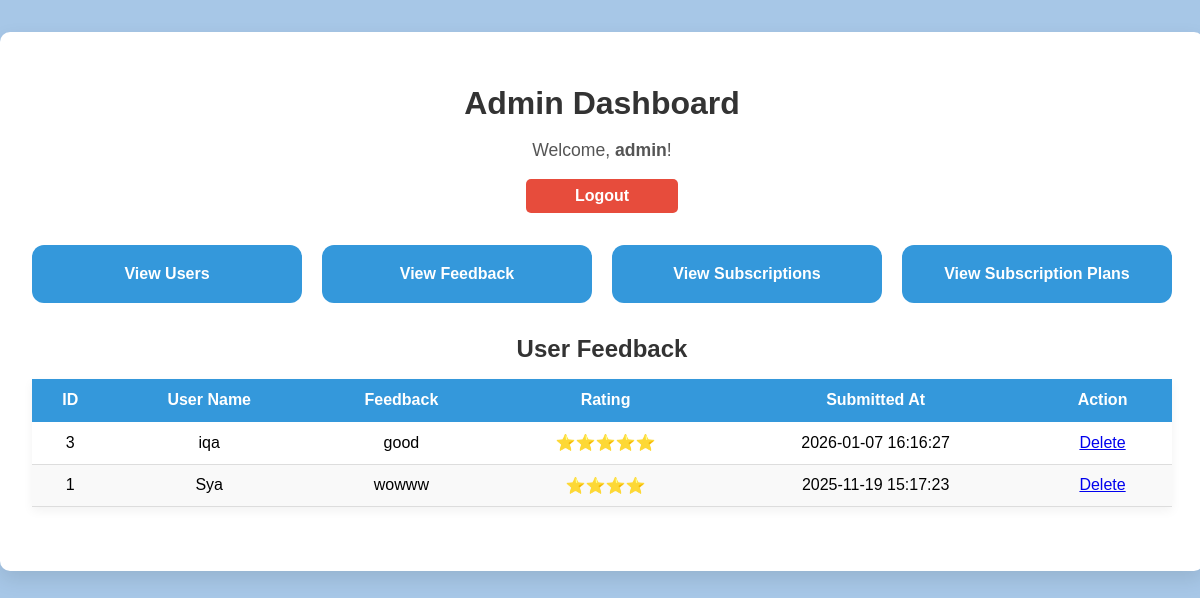
Page /admin_dashboard.php?view=feedback (signed in) on the committed database.
### tables this page shows
CREATE TABLE `feedback` (
  `feedbackID` int(11) NOT NULL,
  `userID` int(11) NOT NULL,
  `feedbackText` text NOT NULL,
  `rating` int(11) NOT NULL CHECK (`rating` between 1 and 5),
  `created_at` datetime DEFAULT current_timestamp()
);

CREATE TABLE `user` (
  `idUser` int(11) NOT NULL,
  `name` varchar(255) NOT NULL,
  `email` varchar(255) NOT NULL,
  `username` varchar(255) NOT NULL,
  `password` varchar(255) NOT NULL
);

### admin_dashboard.php (the view, shortened to what this page needs)
<?php
include('db.php');
$view = $_GET['view'] ?? 'users';
if ($view === 'feedback') {
    $feedbackQuery = "
        SELECT f.feedbackID, u.name AS userName, f.feedbackText, f.rating, f.created_at
        FROM feedback f
        LEFT JOIN user u ON f.userID = u.idUser
        ORDER BY f.feedbackID DESC
    ";
    $feedbackResult = mysqli_query($conn, $feedbackQuery);
}
?>
<!DOCTYPE html>
<html lang="en">
<head>
<link rel="stylesheet" href="admin.css">
</head>
<body>
<div class="dashboard-container">
    <h1>Admin Dashboard</h1>
    <p style="text-align:center;">Welcome, <strong><?php echo $_SESSION['admin']; ?></strong>!</p>
    <a href="logoutadmin.php" class="logout-btn">Logout</a>
    <div class="dashboard-cards">
        <div class="dashboard-card" onclick="window.location='admin_dashboard.php?view=users'">View Users</div>
        <div class="dashboard-card" onclick="window.location='admin_dashboard.php?view=feedback'">View Feedback</div>
        <div class="dashboard-card" onclick="window.location='admin_dashboard.php?view=subscriptions'">View Subscriptions</div>
        <div class="dashboard-card" onclick="window.location='admin_dashboard.php?view=subsplan'">View Subscription Plans</div>
    </div>
    <?php if ($view === 'feedback'): ?>
        <h2>User Feedback</h2>
        <table>
            <thead>
                <tr>
                    <th>ID</th>
                    <th>User Name</th>
                    <th>Feedback</th>
                    <th>Rating</th>
                    <th>Submitted At</th>
                    <th>Action</th>
                </tr>
            </thead>
            <tbody>
            <?php while ($row = mysqli_fetch_assoc($feedbackResult)) { ?>
                <tr>
                    <td><?php echo $row['feedbackID']; ?></td>
                    <td><?php echo htmlspecialchars($row['userName']); ?></td>
                    <td><?php echo htmlspecialchars($row['feedbackText']); ?></td>
                    <td><?php echo str_repeat('⭐', $row['rating']); ?></td>
                    <td><?php echo $row['created_at']; ?></td>
                    <td>
                        <a href="admin_dashboard.php?view=feedback&deleteFeedback=<?php echo $row['feedbackID']; ?>" onclick="return confirm('Delete this feedback?');">Delete</a>
                    </td>
                </tr>
            <?php } ?>
            </tbody>
        </table>
    <?php endif; ?>
</div>
</body>
</html>

### admin.css (style rules this page uses)
body { font-family: Arial, Helvetica, sans-serif; background-color: #A7C7E7; margin: 0; padding: 0; }
.dashboard-container { width: 95%; max-width: 1200px; margin: 2rem auto; padding: 2rem; background-color: #fff; border-radius: 10px; box-shadow: 0 8px 20px rgba(0,0,0,0.1); }
h1, h2 { text-align: center; color: #333; margin-bottom: 1rem; }
p { text-align: center; font-size: 1.1rem; color: #555; }
.logout-btn { display: block; width: 120px; margin: 0 auto 2rem auto; padding: 0.5rem 1rem; background-color: #e74c3c; color: white; text-align: center; text-decoration: none; border-radius: 5px; font-weight: bold; transition: background-color 0.3s; }
table { width: 100%; border-collapse: collapse; margin-bottom: 2rem; box-shadow: 0 4px 10px rgba(0,0,0,0.05); }
thead { background-color: #3498db; color: #fff; }
thead th { padding: 0.8rem; text-align: center; }
tbody td { padding: 0.7rem; text-align: center; border-bottom: 1px solid #ddd; }
tbody tr:nth-child(even) { background-color: #f9f9f9; }
.dashboard-cards { display: flex; flex-wrap: wrap; gap: 20px; justify-content: center; margin-bottom: 2rem; }
.dashboard-card { flex: 1; min-width: 180px; max-width: 250px; background: #3498db; color: white; padding: 20px; border-radius: 12px; text-align: center; cursor: pointer; transition: 0.3s; font-weight: bold; }

### rows in the picture
feedback: feedbackID "3", userID.name "iqa", feedbackText "good", rating "⭐⭐⭐⭐⭐", created_at "2026-01-07 16:16:27"
feedback: feedbackID "1", userID.name "Sya", feedbackText "wowww", rating "⭐⭐⭐⭐", created_at "2025-11-19 15:17:23"

### other values in the picture
$_SESSION['admin'] "admin"
